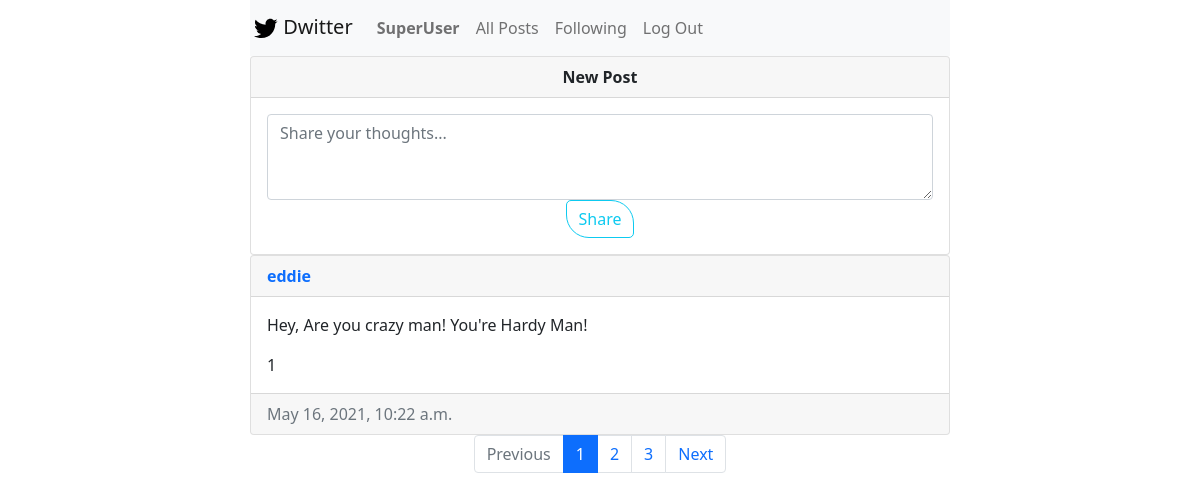
Screenshot of / (signed in) with the database file from the repository.
### network/models.py (models this page shows, shortened)
class User(AbstractUser):
    pass

class post(models.Model):
    posted_by = models.ForeignKey(
        User, on_delete=models.CASCADE, related_name="post_owner"
    )
    posted_on = models.DateTimeField(auto_now_add=True)
    description = models.TextField(null=False, default="")

### network/views.py (the view)
# urls.py: path("", views.index, name="index"),
def index(request):
    all_posts = post.objects.order_by("posted_on").reverse()
    posts_and_likes = []
    for p in all_posts:
        posts_and_likes.append((p, likes.objects.filter(on_which_post=p).count()))
    """Currently showing only 1 post per page but needs to be changed to 10"""
    paginator = Paginator(posts_and_likes, 1)
    page_number = request.GET.get("page", 1)
    page = paginator.get_page(page_number)
    if page.has_next():
        next_url = f"?page={page.next_page_number()}"
    else:
        next_url = ""
    if page.has_previous():
        prev_url = f"?page={page.previous_page_number()}"
    else:
        prev_url = ""
    return render(
        request,
        "network/index.html",
        {
            "page": page,
            "on_index_page": True,
            "next_page_url": next_url,
            "prev_page_url": prev_url,
        },
    )

### network/templates/network/index.html (shortened to what this page needs)
{% extends "network/layout.html" %}
{% block body %}
{% if on_index_page %}
<div class="card text-center new-post">
    <div class="card-header"> <b>New Post</b></div>
    <div class="card-body">
        <form action="{% url 'share_post' %}" method="POST">
            <textarea name='description' autofocus class="form-control" id="exampleFormControlTextarea1" rows="3"
                placeholder="Share your thoughts..."></textarea>
            <button type="submit" style="border-radius: 5px 23px;" class="btn btn-outline-info">Share</button>
        </form>
    </div>
</div>
{% endif %}
<div class="all-posts">
    {% for post in page.object_list %}
    {% with u_name=post.0.posted_by.username %}
    <div class="card">
        <div class="card-header">
            <a href='{{post.0.posted_by.pk}}'>
                <strong>{{u_name}}</strong>
            </a>
        </div>
        {% endwith %}
        <div class="card-body">
            <p id="post-{{post.0.pk}}">
                {{post.0.description}}
            </p>
            <span id="likes_count" onclick="like_dislike(event)" data-liked="false" style="float: left;cursor: pointer;">
                {{post.1}}
            </span>
        </div>
        <div class="card-footer text-muted">
            {{post.0.posted_on}}
        </div>
    </div>
    {% empty %}
    <h2 class="text-center">No Post Shared Yet</h2>
    {% endfor %}
</div>
<nav aria-label="Page navigation example">
    <ul class="pagination justify-content-center">
        <li class="page-item {% if not prev_page_url %} disabled {% endif %}">
            <a class="page-link" href="{{prev_page_url}}" tabindex="-1" aria-disabled="true">Previous</a>
        </li>
        {% for page_num in page.paginator.page_range %}
        {% if page.number == page_num %}
        <li class="page-item active" aria-current="page">
            <a class="page-link" href="?page={{page_num}}">{{page_num}} </a>
        </li>
        {%elif page_num > page.number|add:-3 and page_num < page.number|add:3 %} <li class="page-item">
            <a class="page-link" href="?page={{page_num}}">
                {{page_num}}
            </a>
            </li>
            {% endif %}
            {% endfor %}
            <li class="page-item {% if not next_page_url %} disabled {% endif %}">
                <a class="page-link" href="{{next_page_url}}">Next</a>
            </li>
    </ul>
</nav>
{% endblock %}

### network/templates/network/layout.html (shortened to what this page needs)
{% load static %}
<!DOCTYPE html>
<html lang="en">
    <head>
        <link rel="stylesheet"
            href="https://cdn.jsdelivr.net/npm/@fortawesome/fontawesome-free@5.15.3/css/fontawesome.min.css">
        <link href="https://cdn.jsdelivr.net/npm/bootstrap@5.0.0-beta3/dist/css/bootstrap.min.css" rel="stylesheet"
>
        <link href="{% static 'network/styles.css' %}" rel="stylesheet">
        <link rel="stylesheet"
            href="https://cdnjs.cloudflare.com/ajax/libs/font-awesome/4.7.0/css/font-awesome.min.css">
    </head>
    <body class="col-lg-7" style="margin: auto;">
        <nav class="navbar navbar-expand-lg navbar-light bg-light">
            <a class="navbar-brand" style="padding-left: 3px;line-height: 15px;" href="{% url 'index' %}">
                Dwitter
            </a>
            <div>
                <ul class="navbar-nav mr-auto">
                    {% if user.is_authenticated %}
                    <li class="nav-item">
                        <a class="nav-link" href="{% url 'profile'%}"><strong>{{ request.user.username }}</strong></a>
                    </li>
                    {% endif %}
                    <li class="nav-item">
                        <a class="nav-link" href="{% url 'index' %}">All Posts</a>
                    </li>
                    {% if request.user.is_authenticated %}
                    <li class="nav-item">
                        <a class="nav-link" href="{% url 'posts_of_following' %}">Following</a>
                    </li>
                    <li class="nav-item">
                        <a class="nav-link" href="{% url 'logout' %}">Log Out</a>
                    </li>
                    {% endif %}
                </ul>
            </div>
        </nav>
        <div class="body">
            {% block body %}
            {% endblock %}
        </div>
    </body>
</html>

### network/static/network/styles.css (style rules this page uses)
a { text-decoration: none; }

### rows the page displays
User: user.username "SuperUser"
post: username "eddie", description "Hey, Are you crazy man! You're Hardy Man!", posted_by "1", posted_on "May 16, 2021, 10:22 a.m."

### other values shown
{{ page_num }} "1"
{{ page_num }} "2" "3"
